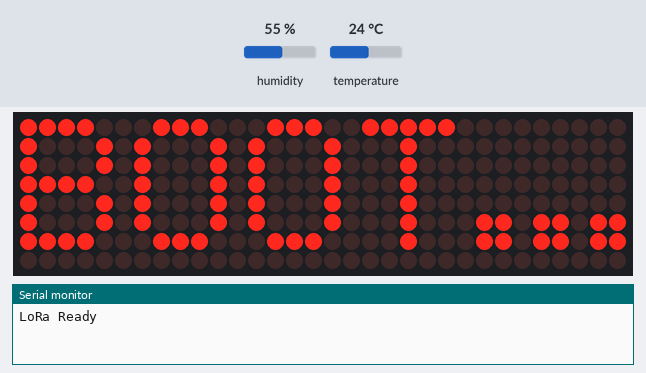
The program below on a simulated ESP32. Shown: 32×8 LED matrix, the last lines printed to the serial monitor. The inputs (shaded band) are chosen by the test bench; at power-on: humidity 55 %, temperature 24 °C. No radio packets arrive unless stated.

Above: at 1.7 s.
At 16.87 s:
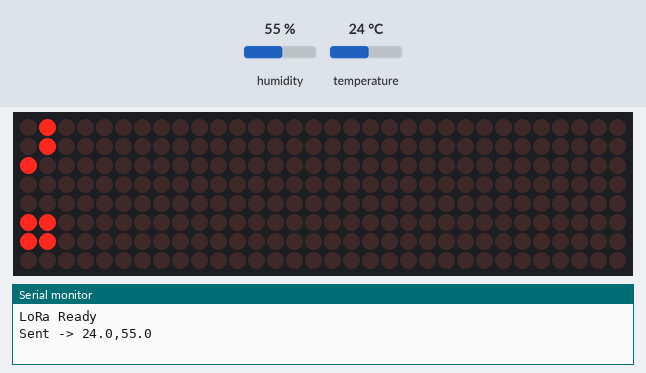
18.1 s: humidity set to 22 %
At 24.12 s:
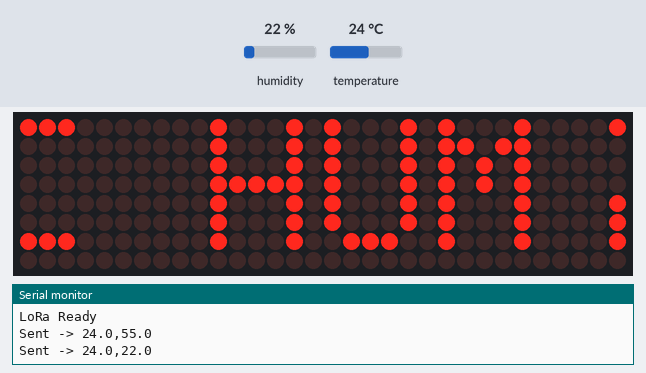
33.0 s: temperature set to 12 °C
At 41.47 s:
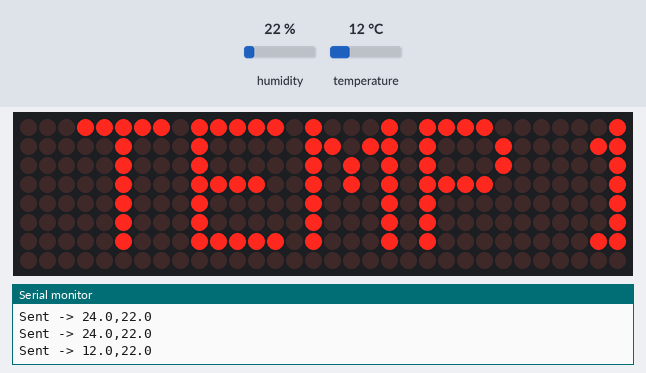
47.9 s: humidity set to 40 %
At 54.07 s:
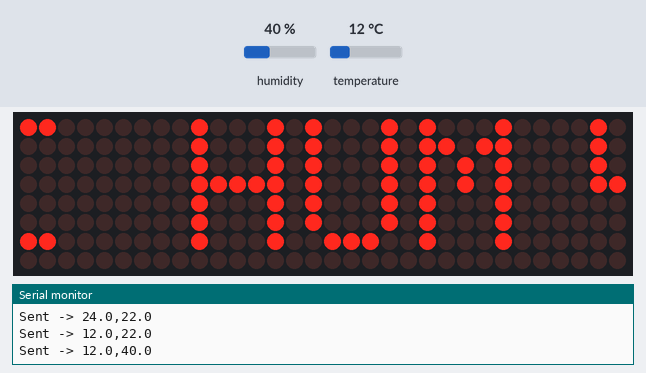

The program:

main.cpp
```cpp
#include <Arduino.h>
#include <SPI.h>
#include <LoRa.h>
#include <DHT.h>

#include <MD_Parola.h>
#include <MD_MAX72xx.h>

#define HARDWARE_TYPE MD_MAX72XX::FC16_HW
#define MAX_DEVICES   4
#define MATRIX_CS     15

MD_Parola matrix(
    HARDWARE_TYPE,
    MATRIX_CS,
    MAX_DEVICES
);

// =========================
// DHT22
// =========================

#define DHTPIN   4
#define DHTTYPE  DHT22

DHT dht(DHTPIN, DHTTYPE);

// =========================
// LoRa
// =========================

#define LORA_SS    5
#define LORA_RST   14
#define LORA_DIO0  26

#define LORA_SCK   18
#define LORA_MISO  19
#define LORA_MOSI  23

// =========================
unsigned long lastDisplay = 0;
bool showTemp = true;

float currentTemp = 0;
float currentHum = 0;

unsigned long lastSend = 0;

String displayText = "BOOTING...";

void setup()
{
    Serial.begin(115200);

    // SPI dùng chung cho LoRa + Matrix
    SPI.begin(
        LORA_SCK,
        LORA_MISO,
        LORA_MOSI
    );

    // =====================
    // Matrix
    // =====================

    matrix.begin();

    matrix.setIntensity(2);

    matrix.displayClear();

    matrix.displayText(
        "BOOT...",
        PA_CENTER,
        50,
        1000,
        PA_SCROLL_LEFT,
        PA_SCROLL_LEFT
    );

    // =====================
    // DHT22
    // =====================

    dht.begin();

    // =====================
    // LoRa
    // =====================

    LoRa.setPins(
        LORA_SS,
        LORA_RST,
        LORA_DIO0
    );

    while (!LoRa.begin(433E6))
    {
        Serial.println("LoRa init failed");

        matrix.displayClear();

        matrix.displayText(
            "LORA FAIL",
            PA_LEFT,
            50,
            0,
            PA_SCROLL_LEFT,
            PA_SCROLL_LEFT
        );

        delay(1000);
    }

    LoRa.setTxPower(20);

    Serial.println("LoRa Ready");

    displayText = "LORA READY";
}

void loop()
{
    matrix.displayAnimate();

    if (millis() - lastSend >= 10000)
    {
        lastSend = millis();

        float temp = dht.readTemperature();
        float hum  = dht.readHumidity();

        if (isnan(temp) || isnan(hum))
        {
            Serial.println("DHT22 ERROR");

            displayText = "DHT22 ERROR";

            matrix.displayClear();

            matrix.displayText(
                displayText.c_str(),
                PA_LEFT,
                50,
                0,
                PA_SCROLL_LEFT,
                PA_SCROLL_LEFT
            );

            return;
        }

        // Payload gửi LoRa
        String payload =
            String(temp, 1) +
            "," +
            String(hum, 1);

        LoRa.beginPacket();
        LoRa.print(payload);
        LoRa.endPacket();

        Serial.print("Sent -> ");
        Serial.println(payload);

        // Nội dung hiển thị Matrix
        displayText =
            "TEMP "
            + String(temp, 1)
            + "C  HUM "
            + String(hum, 1)
            + "%";

        matrix.displayClear();

        matrix.displayText(
            displayText.c_str(),
            PA_LEFT,
            50,
            0,
            PA_SCROLL_LEFT,
            PA_SCROLL_LEFT
        );
    }
}
```
